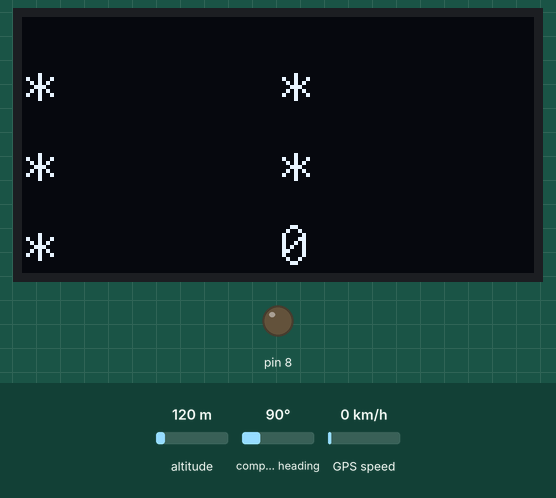
Recording of a sketch running on a simulated Arduino Uno, built with avr-gcc and run on an emulated ATmega328P. Shown: 128×64 one-colour display, output pins drawn as LEDs (lit = HIGH). The inputs (shaded band) are chosen by the test bench; at power-on: altitude 120 m, compass heading 90°, GPS speed 0 km/h. The GPS gets a fix after 3 s at 37.7749, -122.4194 with 8 satellites.

Above: at 3.2 s.
3.3 s: altitude set to 20 m
At 5.5 s:
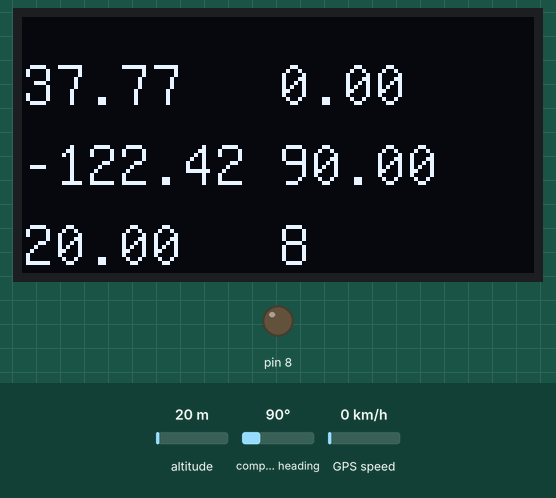
5.8 s: compass heading set to 7°
At 6.7 s:
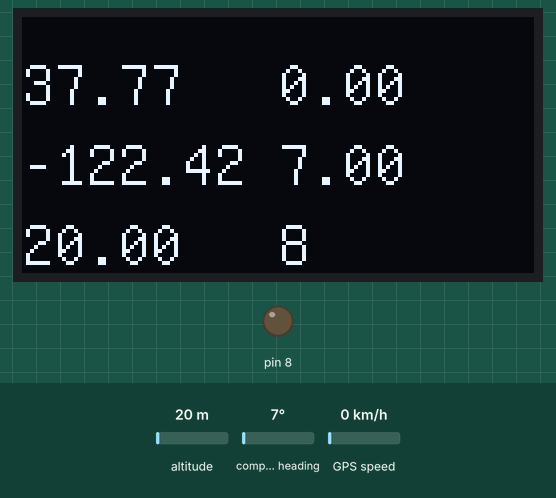
7.8 s: GPS speed set to 2 km/h
At 9.4 s:
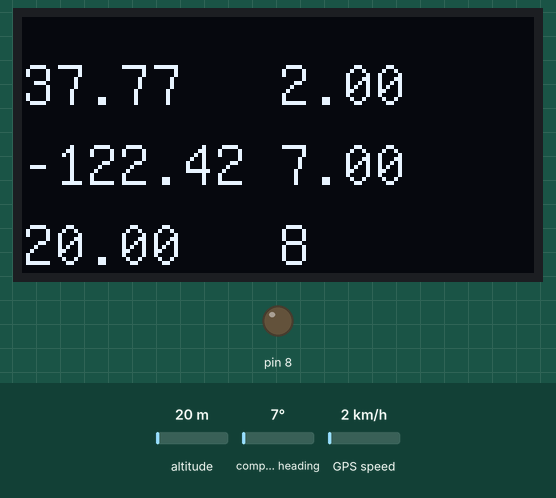
9.8 s: altitude set to 250 m
At 11.3 s:
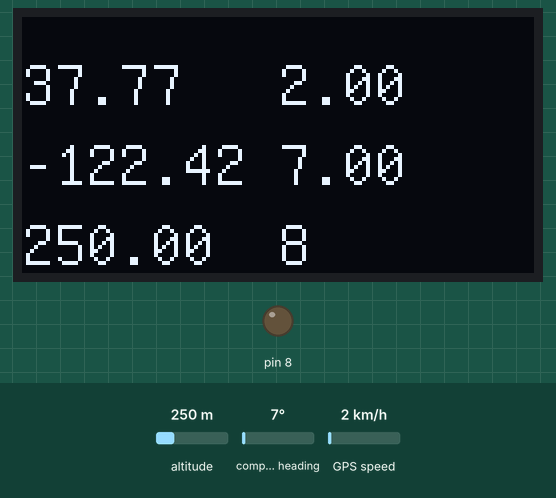
Timing chart, 0 to 12.8 s (numbered marks = the images above; inputs shaded):
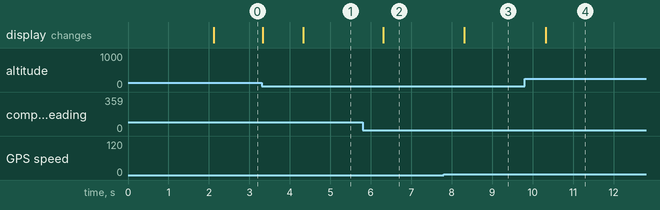

Measured:
- after the input at 3.3 s, the display: first differs from a run without the input after 1.0 s (image 1)
- after the input at 5.8 s, the display: changes after 0.51 s (image 2)
- after the input at 7.8 s, the display: changes after 0.51 s (image 3)
- after the input at 9.8 s, the display: changes after 0.52 s (image 4)

The sketch:

gps_receiver_ino.ino
```cpp
// GPS headers
#include <SoftwareSerial.h>
#include <TinyGPSPlus.h>

//OLED headers
#include "U8glib.h"


// GPS pins
#define rxPin 3
#define txPin 4

U8GLIB_SH1106_128X64 u8g(U8G_I2C_OPT_NONE);	// I2C / TWI
SoftwareSerial GPS_serial = SoftwareSerial(rxPin, txPin);
TinyGPSPlus gps;

unsigned long previousUpdateTime = 0;


void setup() {
  // assign default color value
  u8g.setColorIndex(1);         // pixel on
  pinMode(8, OUTPUT);
  GPS_serial.begin(9600);
  delay(2000);
}

void updateDisplay()
{
  String lat = String(gps.location.lat());
  String lng = String(gps.location.lng());
  String alt = String(gps.altitude.meters());
  String speed =  String(gps.speed.kmph());
  String course = String(gps.course.deg());
  String sats = String(gps.satellites.value());
  // graphic commands to redraw the complete screen should be placed here
  u8g.setFont(u8g_font_unifont);
  //u8g.setFont(u8g_font_osb21);
  if (gps.location.isValid()){
    u8g.drawStr(0, 22, lat.c_str());
    u8g.drawStr(0, 42, lng.c_str());
  }
  else
  {
    u8g.drawStr(0, 22, "*");
    u8g.drawStr(0, 42, "*");
  }

  if (gps.altitude.isValid()){
    u8g.drawStr(0, 62, alt.c_str());
  }
  else{
    u8g.drawStr(0, 62, "*");
  }

  if (gps.speed.isValid())
  {
    u8g.drawStr(64, 22, speed.c_str());
  }
  else{
    u8g.drawStr(64, 22, "*");
  }

  if (gps.course.isValid())
  {
    u8g.drawStr(64, 42, course.c_str());
  }
  else{
    u8g.drawStr(64, 42, "*");
  }

  if (gps.satellites.isValid())
  {
    u8g.drawStr(64, 62, sats.c_str());
  }
  else{
    u8g.drawStr(64, 62, "No sats!");
  }
}

void loop() {
  while (GPS_serial.available()>0)
    if (gps.encode(GPS_serial.read()))

        if (millis() -  previousUpdateTime > 500)
        {
          u8g.firstPage();
          do {
            updateDisplay();
          }while( u8g.nextPage() );

        previousUpdateTime = millis();
        }
}
```
